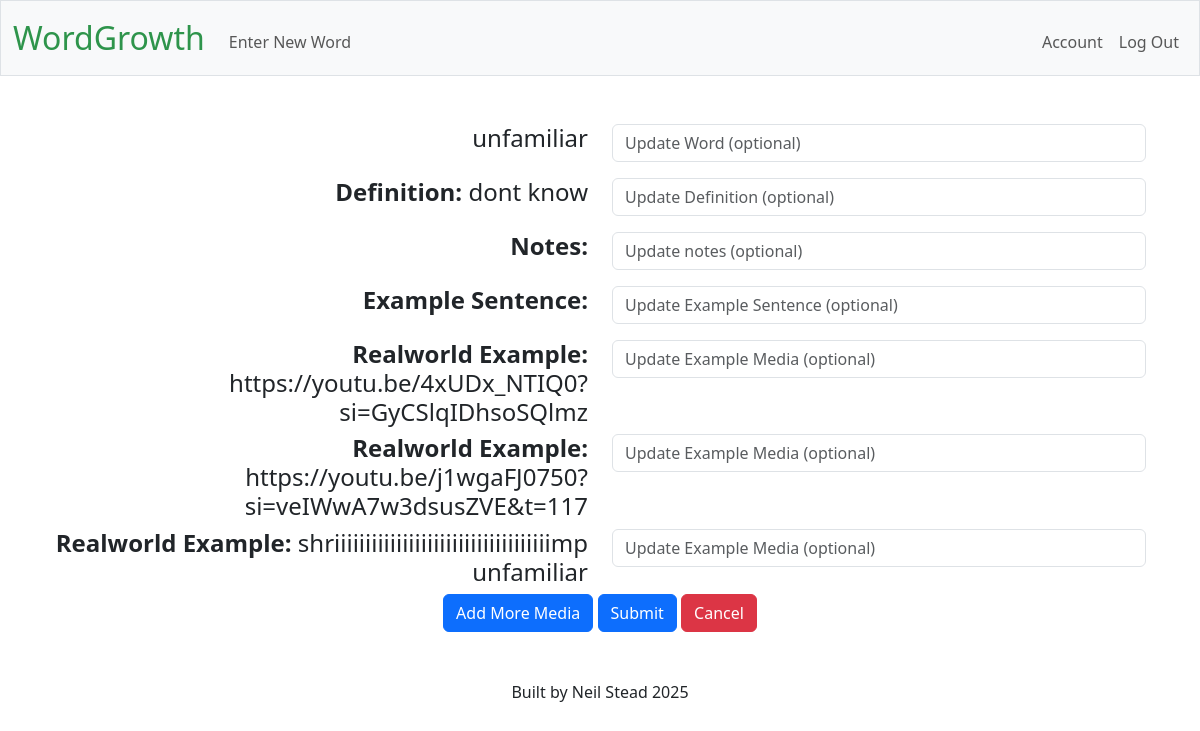
The app's page /word_edit/53 (signed in) with its own data.
### tables this page shows
CREATE TABLE "vocabulary" (id INTEGER PRIMARY KEY AUTOINCREMENT, user_id INTEGER, word TEXT NOT NULL, definition TEXT, notes TEXT, example_sentence TEXT, example_media TEXT, media_type TEXT, article_excerpt TEXT, FOREIGN KEY (user_id) REFERENCES users(id));

CREATE TABLE media (id INTEGER PRIMARY KEY AUTOINCREMENT, word_id INTEGER NOT NULL, example_media TEXT, media_type TEXT, article_excerpt TEXT, FOREIGN KEY (word_id) REFERENCES vocabulary(id));

### app.py (the view)
@app.route("/word_edit/<int:word_id>", methods=["POST", "GET"])
@login_required
def word_edit(word_id):
    conn = get_db_connection()
    cursor = conn.cursor()
    cursor.execute("SELECT * FROM vocabulary WHERE id=?", [word_id])
    word = cursor.fetchone()
    cursor.execute("SELECT * FROM media WHERE word_id=?", [word_id])
    media_list = cursor.fetchall()
    if request.method == "POST":
        media_ids = request.form.getlist("media_id[]")
        new_media_list = request.form.getlist("example_media[]")
        additional_media_list = request.form.getlist("additional_media[]")
        updated_word = request.form.get("word") or word["word"]
        updated_definition = request.form.get("definition") or word["definition"]
        updated_notes = request.form.get("notes") or word["notes"]
        updated_example_sentence = request.form.get("example_sentence") or word["example_sentence"]
        if additional_media_list:
            for media in additional_media_list:
                media_type = classify_media_url(media)
                if media_type == 'article':
                    cursor.execute(
                        "INSERT INTO media (word_id, media_type, article_excerpt) VALUES (?, ?, ?)", [word_id, media_type, media]
                        )
                    conn.commit()
                else:
                    cursor.execute(
                        "INSERT INTO media (word_id, example_media, media_type) VALUES (?, ?, ?)", [word_id, media, media_type]
                        )
            conn.commit()
        if new_media_list:
            for media_id, media in zip(media_ids, new_media_list):
                original = next((m for m in media_list if m["id"] == int(media_id)), None)
                if not media.strip():
                    continue  # skip updating this row entirely
                new_type = classify_media_url(media)
                if new_type == original:
                    if new_type == 'video':
                        cursor.execute(
                            "UPDATE media SET example_media = ? WHERE id = ?",
                                [media, media_id]
                            )
                    else:
                        cursor.execute(
                            "UPDATE media SET article_excerpt = ? WHERE id = ?",
                                [media, media_id]
                            )
                else:
                    if new_type == 'video':
                        cursor.execute(
                            "UPDATE media SET example_media = ?, article_excerpt = NULL, media_type = ? WHERE id = ?",
                                [media, new_type, media_id]
                            )
                    else:
                        cursor.execute(
                            "UPDATE media SET example_media = NULL, article_excerpt = ?, media_type = ? WHERE id = ?",
                                [media, new_type, media_id]
                            )
            conn.commit()
        cursor.execute(
            "UPDATE vocabulary SET word = ?, definition = ?, notes = ?, example_sentence = ? WHERE id = ?",
                [
                updated_word,
                updated_definition,
                updated_notes,
                updated_example_sentence,
                word_id
                ]
            )
        conn.commit()
        return redirect(url_for("word_view", word_id=word["id"]))
    else:
        return  render_template("word_edit.html", word=word, media_list=media_list)

### app.py (called while the page is built)
@app.teardown_appcontext
def close_db_connection(exception):
    db = g.pop('db', None)
    if db is not None:
        db.close()

### helpers.py (called while the page is built)
def get_db_connection():
    if 'db' not in g:
        g.db = sqlite3.connect(DATABASE)
        g.db.execute("PRAGMA foreign_keys = ON")  # Enables foreign key checks
        g.db.row_factory = sqlite3.Row # enables dictionaries to be returned not just tuples
    return g.db

def login_required(f):
    @wraps(f)
    def decorated_function(*args, **kwargs):
        if 'user_id' not in session:
            return redirect(url_for('login'))
        return f(*args, **kwargs)
    return decorated_function

### templates/word_edit.html (shortened to what this page needs)
{% extends "layout.html" %}
{% block main %}
<div class="container">
    <form action="{{  url_for('word_edit', word_id=word['id'])  }}" method="post">
        <div class="row">
            <div class="col-6 text-end"><h4>{{ word["word"] }}</h4></div>
            <div class="col-6 mb-3"><input autocomplete="off" autofocus class="form-control" name="word" placeholder="Update Word (optional)" type="text"></div>
        </div>
        <div class="row">
            <div class="col-6 text-end"><h4><strong>Definition:</strong> {{ word["definition"] }}</h4></div>
            <div class="col-6 mb-3"><input autocomplete="off" class="form-control" name="definition" placeholder="Update Definition (optional)" type="text"></div>
        </div>
        <div class="row">
            <div class="col-6 text-end"><h4><strong>Notes:</strong> {{ word["notes"] }}</h4></div>
            <div class="col-6 mb-3"><input autocomplete="off" class="form-control" name="notes" placeholder="Update notes (optional)" type="text"></div>
        </div>
        <div class="row">
            <div class="col-6 text-end"><h4><strong>Example Sentence:</strong> {{ word["example_sentence"] }}</h4></div>
            <div class="col-6 mb-3"><input autocomplete="off" class="form-control" name="example_sentence" placeholder="Update Example Sentence (optional)" type="text"></div>
        </div>
        {% for media in media_list %}
            {% if media["media_type"] == 'video' %}
                <div class="row">
                    <div class="col-6 text-end"><h4><strong>Realworld Example:</strong> {{ media["example_media"] }}</h4>
                    </div>
                    <div class="col-6 mb-3">
                        <input autocomplete="off" class="form-control" name="example_media[]" placeholder="Update Example Media (optional)" type="text">
                    </div>
                </div>
                {% else %}
                <div class="row">
                    <div class="col-6 text-end"><h4><strong>Realworld Example:</strong> {{ media["article_excerpt"] }}</h4>
                    </div>
                    <div class="col-6 mb-3">
                        <input autocomplete="off" class="form-control" name="example_media[]" placeholder="Update Example Media (optional)" type="text">
                    </div>
                </div>
            {% endif %}
        {% endfor %}
        <button class="btn btn-primary" type="button" id="add_media">Add More Media</button>
        <button class="btn btn-primary" value="submit" type="submit">Submit</button>
        <a href="{{ url_for('word_view', word_id=word['id']) }}" class="btn btn-danger">Cancel</a>
    </form>
</div>
{% endblock %}>

### records on screen
vocabulary: word "unfamiliar", definition "dont know"
media: example_media "https://youtu.be/4xUDx_NTIQ0?si=GyCSlqIDhsoSQlmz"
media: example_media "https://youtu.be/j1wgaFJ0750?si=veIWwA7w3dsusZVE&t=117"
media: article_excerpt "shriiiiiiiiiiiiiiiiiiiiiiiiiiiiiiiiiiimp unfamiliar"
